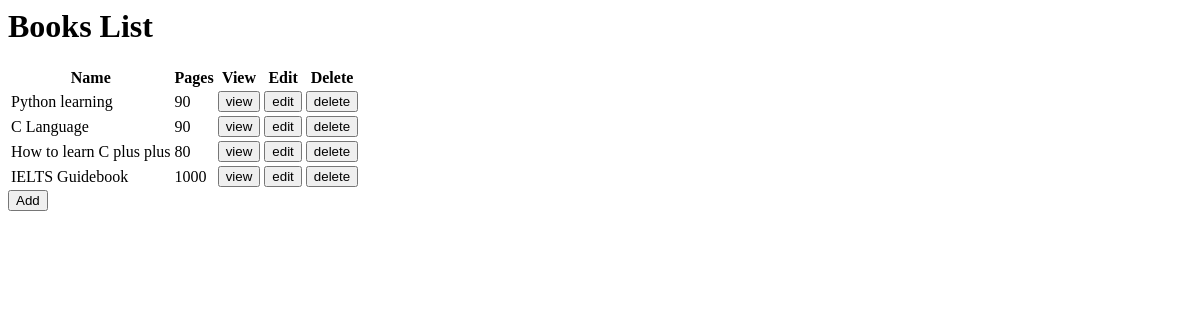
Before: / with the older database file.
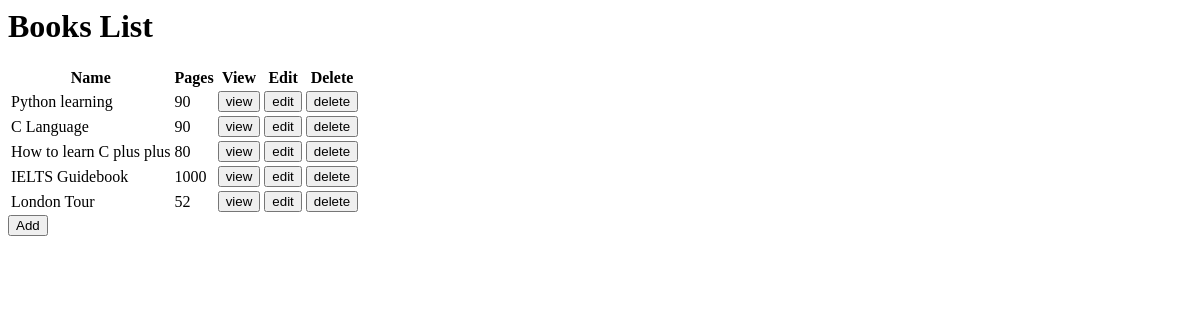
After: the same page with the newer database file.
### books/models.py (models this page shows, shortened)
class Book(models.Model):
    name = models.CharField(max_length = 200)
    pages = models.IntegerField()

### books/views.py (the view)
# urls.py: path('', views.BookList.as_view(), name='book_list'),
class BookList(ListView):
    model = Book

### books/templates/books/book_list.html (shortened to what this page needs)
<head>
</head>
<body>
    <h1>
        Books List
    </h1>
    <table>
        <thead>
            <tr>
            <th>Name</th>
            <th>Pages</th>
            <th>View</th>
            <th>Edit</th>
            <th>Delete</th>
            </tr>
        </thead>
        <tbody>
            {% for book in object_list %}
            <tr>
            <td>{{ book.name }}</td>
            <td>{{ book.pages }}</td>
            <td>
                <a href="{% url "book_view" book.id %}">
                    <button>
                        view
                    </button>
                </a>
            </td>
            <td>
                <a href="{% url "book_edit" book.id %}">
                    <button>
                        edit
                    </button>
                </a>
            </td>
            <td>
                <a href="{% url "book_delete" book.id %}">
                    <button>
                        delete
                    </button>
                </a>
            </td>
            </tr>
            {% endfor %}
        </tbody>
    </table>
    <a href="{% url "book_new" %}">
        <button>
            Add
        </button>
    </a>
</body>

Changed rows visible on the page:
added Book: name "London Tour", pages "52"
